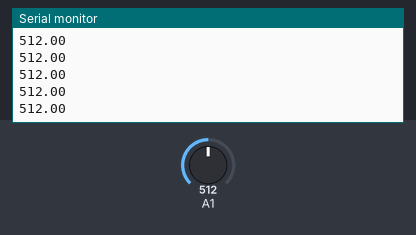
A sketch run on a simulated Arduino Uno, built with avr-gcc and run on an emulated ATmega328P. Shown: the last lines printed to the serial monitor. The inputs (shaded band) are chosen by the test bench; at power-on: A1 = 512.

Above: at 1.2 s.
1.3 s: A1 set to 716
At 2.2 s:
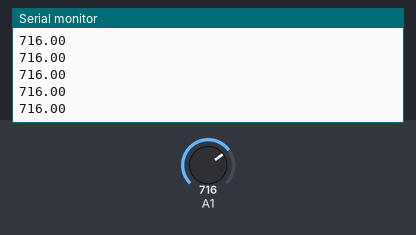
2.8 s: A1 set to 900
At 3.9 s:
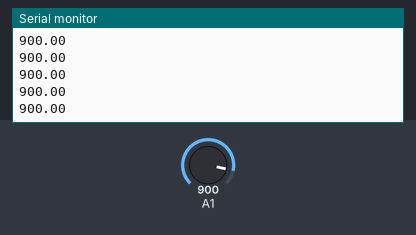
Timing chart, 0 to 5.8 s (numbered marks = the images above; inputs shaded):
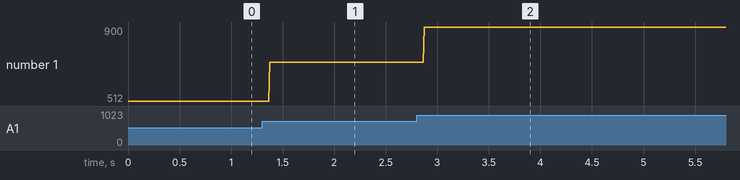

The sketch:

reflectance_test.ino
```cpp
void setup() {
  // put your setup code here, to run once:
  pinMode(A1, INPUT);
  Serial.begin(9600);
}

void loop() {
  // put your main code here, to run repeatedly:
  double value =  analogRead(A1);
  Serial.println(value);
}
```

Measured:
- after the input at 1.3 s, the serial monitor: prints a new line after 0.07 s (image 1)
- after the input at 2.8 s, the serial monitor: prints a new line after 0.07 s (image 2)
- plotted number 1: 512 → 716 after the input at 1.3 s, 716 → 900 after the input at 2.8 s
